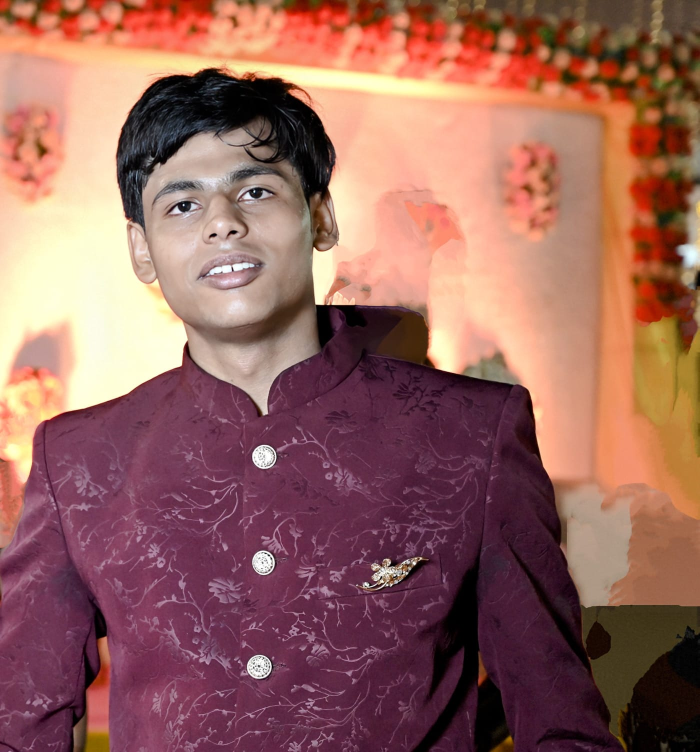
#> input picture toshu.jpg, 1399 x 1504 px (shown at 1/2 size)
$ python 'Image to pencil using python.py'
#> lines starting #> are read from the running program, lines starting #| are printed output that depends on the picture


# # pip install opencv-python

import cv2

image = cv2.imread("toshu.jpg")  # Corrected the assignment operator
#> image is the input picture: shape (1504, 1399, 3); mean B, G, R 92.8, 100.8, 150.7

gray_image = cv2.cvtColor(image, cv2.COLOR_BGR2GRAY)
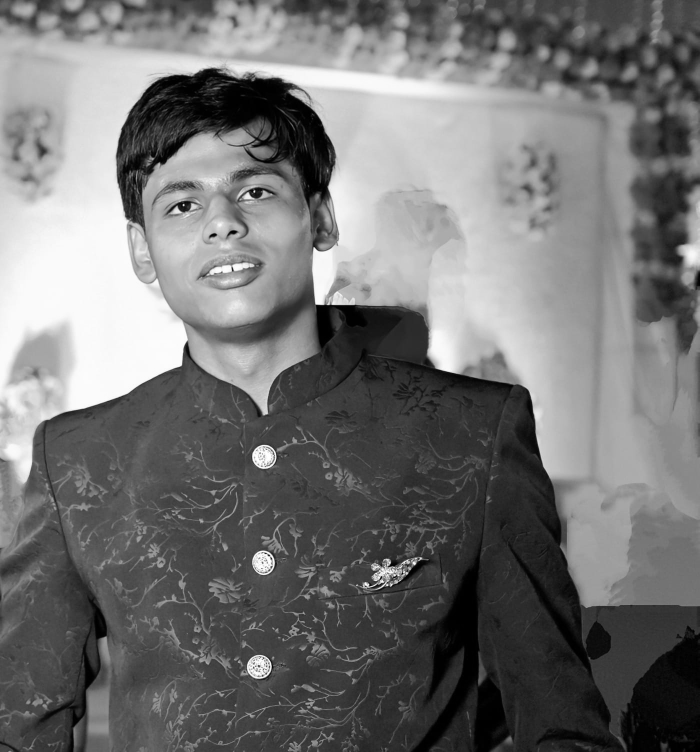
#> gray_image: shape (1504, 1399) (shown at 1/2 size); min 0, max 255, mean 114.8

inverted = 255 - gray_image  # Added the assignment operator here
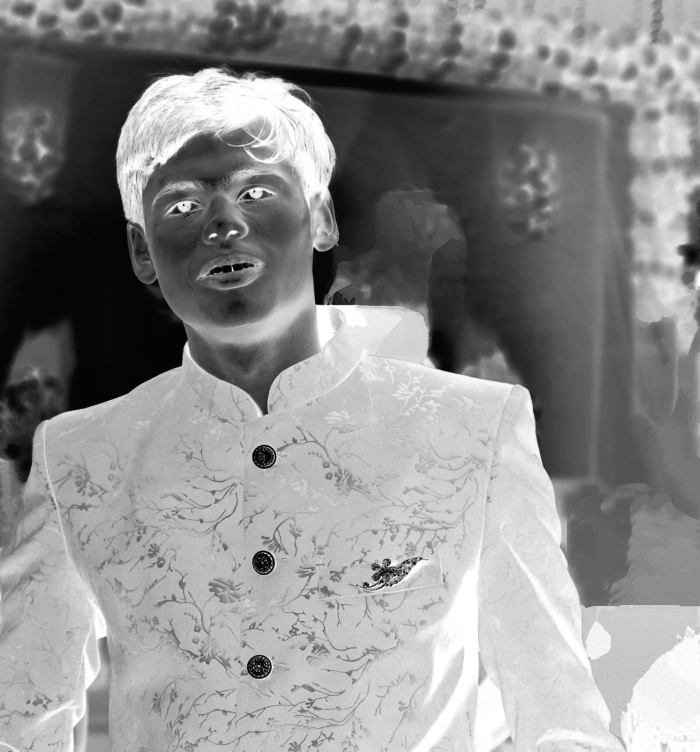
#> inverted: shape (1504, 1399) (shown at 1/2 size); min 0, max 255, mean 140.2

blur = cv2.GaussianBlur(inverted, (21, 21), 0)

invertedblur = 255 - blur

sketch = cv2.divide(gray_image, invertedblur, scale=256.0)  # Corrected the assignment operator
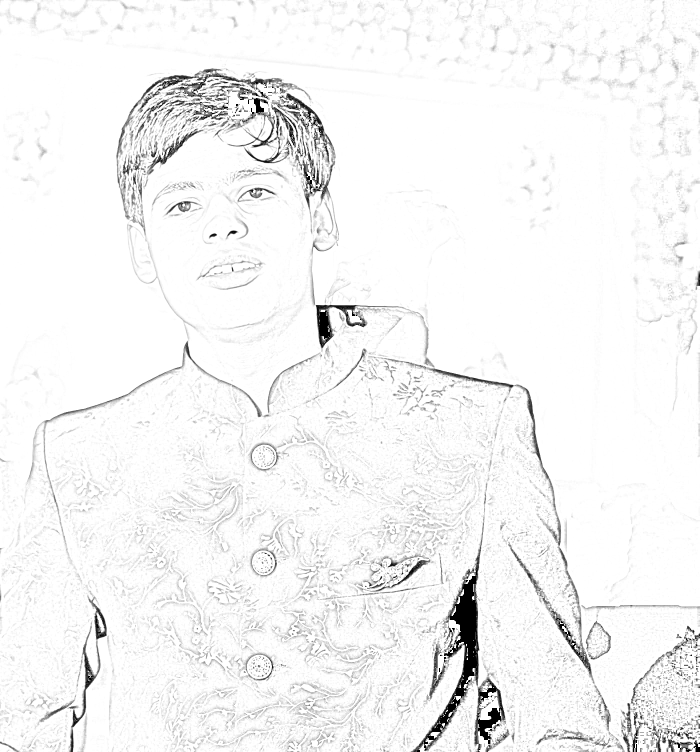
#> sketch: shape (1504, 1399) (shown at 1/2 size); min 0, max 255, mean 244.1

cv2.imwrite("sketch_image.png", sketch)

# Add these lines for full-size display
cv2.namedWindow("Image", cv2.WINDOW_NORMAL)  # Create resizable window
cv2.resizeWindow("Image", 800, 600)  # Adjust window size (optional)

cv2.imshow("Image", sketch)

cv2.waitKey(0)  # Keep the image window open until a key is pressed
cv2.destroyAllWindows()  # Close the window
